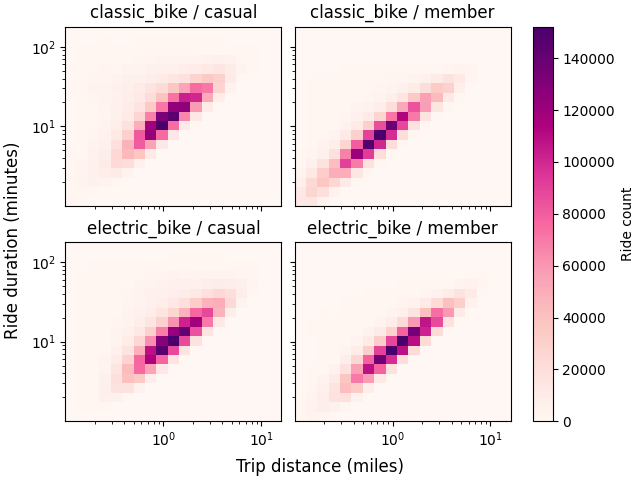

This figure's Python source:
import sys
from pathlib import Path

sys.path.insert(0, str(Path(__file__).resolve().parent.parent))

import matplotlib.colors as mcolors
import matplotlib.pyplot as plt
import numpy as np
import polars as pl

from weights import haversine_miles

plt.style.use("fast")

data: pl.DataFrame = (
    pl.read_parquet("data/09_2025_rides.parquet")
    .with_columns(
        (pl.col("ended_at") - pl.col("started_at"))
        .dt.total_minutes(fractional=True)
        .alias("ride_duration"),
        haversine_miles(
            pl.col("start_lat"),
            pl.col("start_lng"),
            pl.col("end_lat"),
            pl.col("end_lng"),
            unit="miles",
        ).alias("ride_distance"),
    )
    .select(
        [
            "rideable_type",
            "member_casual",
            "started_at",
            "ended_at",
            "ride_duration",
            "ride_distance",
        ]
    )
    .drop_nulls()
    # hard cap for outliers, unreturned bikes
    .filter(pl.col("ride_duration") < 180, pl.col("ride_distance") < 20)
    .filter(pl.col("ride_duration") > 1, pl.col("ride_distance") > 0.1)
)

ride_types = data["rideable_type"].unique().sort().to_list()
member_types = data["member_casual"].unique().sort().to_list()

fig, axes = plt.subplots(
    len(ride_types), len(member_types), sharex=True, sharey=True, layout="constrained"
)

x_bins = np.logspace(
    np.log10(data["ride_distance"].min()),  # type: ignore[arg-type] data are not None
    np.log10(data["ride_distance"].max()),  # type: ignore[arg-type] data are not None
    20,
)
y_bins = np.logspace(
    np.log10(data["ride_duration"].min()),  # type: ignore[arg-type] data are not None
    np.log10(data["ride_duration"].max()),  # type: ignore[arg-type] data are not None
    20,
)

for i, ride in enumerate(ride_types):
    for j, member in enumerate(member_types):
        ax = axes[i][j]
        subset = data.filter(
            pl.col("rideable_type") == ride, pl.col("member_casual") == member
        )
        h = ax.hist2d(
            subset["ride_distance"],
            subset["ride_duration"],
            bins=[x_bins, y_bins],
            cmap="RdPu",
        )
        ax.set_xscale("log")
        ax.set_yscale("log")
        ax.set_title(f"{ride} / {member}")

fig.supxlabel("Trip distance (miles)")
fig.supylabel("Ride duration (minutes)")
fig.colorbar(h[3], ax=axes, label="Ride count")
plt.show()
